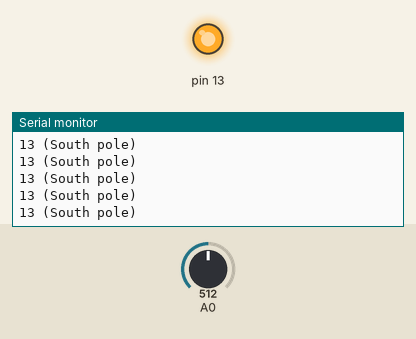
This sketch was run on a simulated Arduino Uno, built with avr-gcc and run on an emulated ATmega328P. On the bench: output pins drawn as LEDs (lit = HIGH), the last lines printed to the serial monitor. Inputs (shaded band) come from the test bench; at power-on: A0 = 512.

Above: at 1.2 s.
1.3 s: A0 set to 546
At 2.1 s:
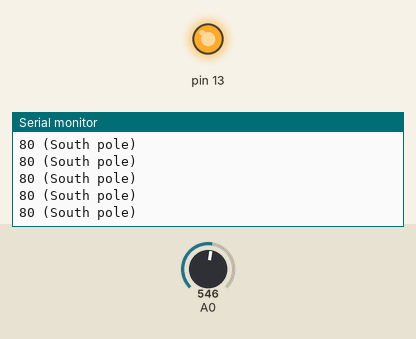
2.8 s: A0 set to 565
At 3.8 s:
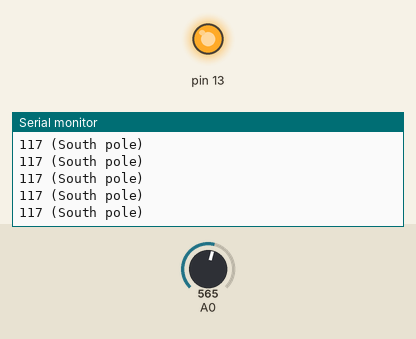
Timing chart, 0 to 5.8 s (numbered marks = the images above; inputs shaded):
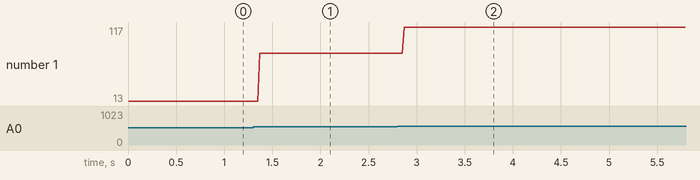

Measured:
- after the input at 1.3 s, the serial monitor: prints a new line after 0.07 s (image 1)
- after the input at 2.8 s, the serial monitor: prints a new line after 0.07 s (image 2)
- plotted number 1: 13 → 80 after the input at 1.3 s, 80 → 117 after the input at 2.8 s

The sketch:

Hall_Coffee.ino
```cpp
#define NOFIELD 505L    // Analog output with no applied field, calibrate this

// Uncomment one of the lines below according to device in use A1301 or A1302
// This is used to convert the analog voltage reading to milliGauss
#define TOMILLIGAUSS 1953L  // For A1301: 2.5mV = 1Gauss, and 1024 analog steps = 5V, so 1 step = 1953mG
// #define TOMILLIGAUSS 3756L  // For A1302: 1.3mV = 1Gauss, and 1024 analog steps = 5V, so 1 step = 3756mG


long timer;


void setup()
{
  pinMode(13, OUTPUT);
  Serial.begin(9600);
  timer = millis();
  digitalWrite(13, HIGH);
}

void DoMeasurement()
{

// measure magnetic field
  int raw = analogRead(0);   // Range : 0..1024

//  Uncomment this to get a raw reading for calibration of no-field point
//  Serial.print("Raw reading: ");
//  Serial.println(raw);

  long compensated = raw - NOFIELD;                 // adjust relative to no applied field
  long gauss = compensated * TOMILLIGAUSS / 1000;   // adjust scale to Gauss

  //Serial.print(gauss);
  //Serial.print(" Gauss ");

  if (gauss > 0) {
    timer = millis();
    digitalWrite(13, HIGH);     Serial.print(gauss); Serial.println(" (South pole)");
  }
  else if(gauss < 0) {
    Serial.print(gauss); Serial.println(" (North pole)");
    if (millis() - timer > 5000) {
      digitalWrite(13, LOW);
      delay(3000);
      timer = millis();
    }
  }
  else               Serial.println();
}

void loop()
{
    delay(5);
    DoMeasurement();
}
```
